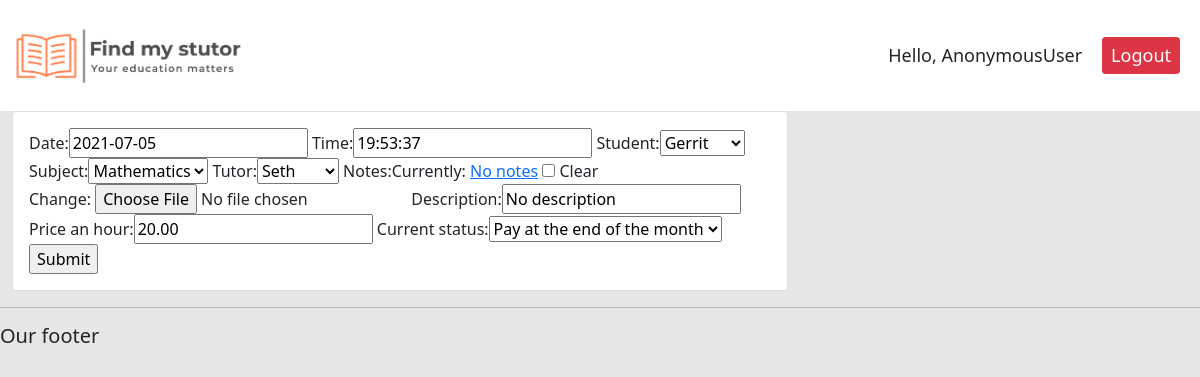
The app's page /update_session/13/ with its own data.
### stutor/models.py (models this page shows, shortened)
class session(models.Model):
    date = models.DateField(default=datetime.now)
    time = models.TimeField(auto_now=False, auto_now_add=False)
    student = models.ForeignKey(student, null=True, on_delete=models.SET_NULL)
    subject = models.ForeignKey(subject, on_delete=models.SET_NULL, null=True)
    tutor = models.ForeignKey(tutor, null=True, on_delete=models.SET_NULL)
    notes = models.FileField(null=True, blank=True, default="No notes")
    description = models.CharField(max_length=300, null=True, blank=True, default="No description")
    price_an_hour = MoneyField(decimal_places=2, default=0, default_currency='EUR', max_digits=11, null=True)
    current_status = models.ForeignKey(status, on_delete=models.SET_NULL, null=True)

class subject(models.Model):
    subject = models.CharField(max_length=300)
    def __str__(self):
        return self.subject

### stutor/views.py (the view)
# urls.py: path('update_session/<str:pk_update_session>/', views.update_session, name = 'update_session'),
def update_session(request, pk_update_session):
    sessio = session.objects.get(id=pk_update_session)
    form = sessionform(instance=sessio)
    if request.method == 'POST':        #sending new post data from update to the form
        form = sessionform(request.POST, instance=sessio)
        if form.is_valid():
            form.save()
            return redirect('/')
    context = {'form': form}
    return render(request, 'stutor/session_form.html', context)

### stutor/forms.py
class sessionform(ModelForm):
    class Meta:           #define which models, and which fields to use
        model = session
        fields = '__all__'  #otherwise ['date', 'time'] for only date and time

### stutor/models.py (called while the page is built)
    def __str__(self):
        return self.name

    def __str__(self):
        return self.name

    def __str__(self):
        return self.current_status

### stutor/templates/stutor/session_form.html (shortened to what this page needs)
{% extends 'stutor/main.html'%}
{% load static %}
{% block content %}
<div class="row">
	<div class="col-md-8">
		<div class="card card-body">
          <form action="" method="POST">
              {{form}}
            <input type="submit" name="Submit">
          </form>
		</div>
	</div>
</div>
{% endblock %}

### static/CSS/main.css (style rules this page uses)
body { background-color: #e6e6e6 }

### records on screen
session: date "2021-07-05", time "19:53:37", student "Gerrit", tutor "Seth", description "No description", price_an_hour "20.00", current_status "Pay at the end of the month"
subject: subject "Mathematics"

### other values on screen
{{ request.user }} "AnonymousUser"
